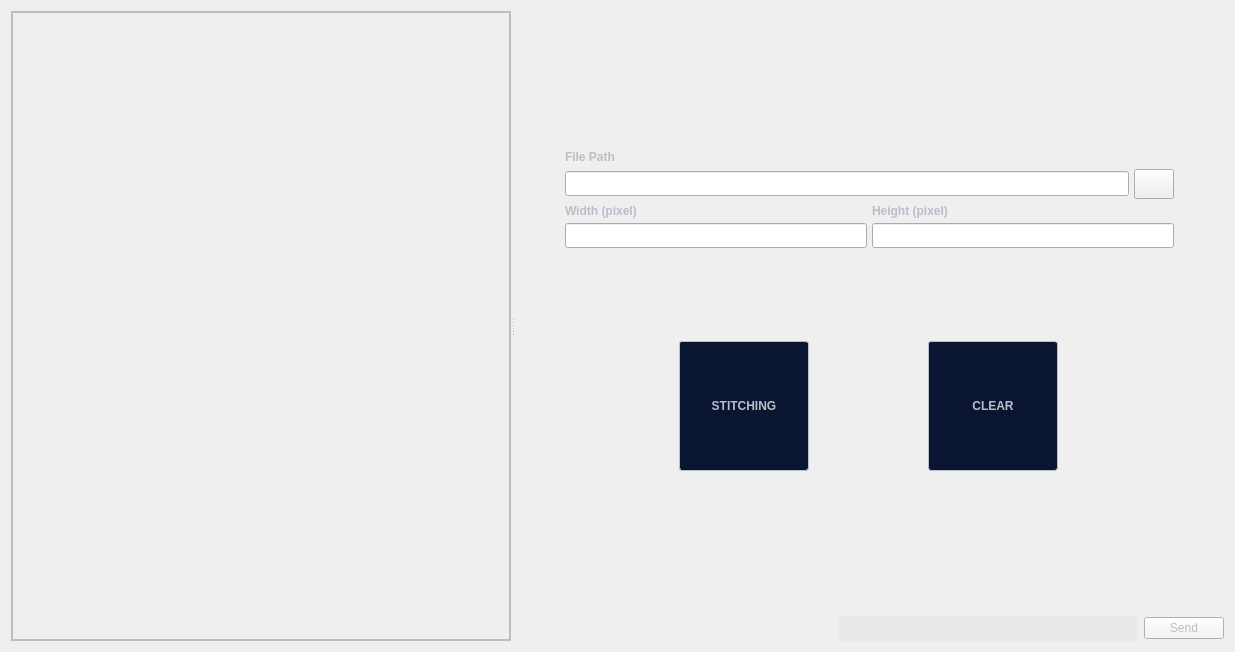
<?xml version="1.0" encoding="UTF-8"?>
<ui version="4.0">
 <class>Stitching</class>
 <widget class="QWidget" name="Stitching">
  <property name="geometry">
   <rect>
    <x>0</x>
    <y>0</y>
    <width>1235</width>
    <height>652</height>
   </rect>
  </property>
  <property name="windowTitle">
   <string>Form</string>
  </property>
  <property name="styleSheet">
   <string notr="true">QWidget{
color: rgb(184,191,200);
}</string>
  </property>
  <layout class="QGridLayout" name="gridLayout">
   <item row="0" column="0">
    <widget class="QSplitter" name="splitter">
     <property name="orientation">
      <enum>Qt::Horizontal</enum>
     </property>
     <widget class="QLabel" name="View_label">
      <property name="sizePolicy">
       <sizepolicy hsizetype="Minimum" vsizetype="Minimum">
        <horstretch>0</horstretch>
        <verstretch>0</verstretch>
       </sizepolicy>
      </property>
      <property name="minimumSize">
       <size>
        <width>500</width>
        <height>500</height>
       </size>
      </property>
      <property name="styleSheet">
       <string notr="true">QLabel{
color: rgb(184,191,200);
QLabel::setAlignment (Qt::AlignVCenter );
QLabel::setAlignment (Qt::AlignHCenter );
}</string>
      </property>
      <property name="frameShape">
       <enum>QFrame::WinPanel</enum>
      </property>
      <property name="frameShadow">
       <enum>QFrame::Plain</enum>
      </property>
      <property name="text">
       <string/>
      </property>
     </widget>
     <widget class="QWidget" name="">
      <layout class="QVBoxLayout" name="verticalLayout">
       <item>
        <layout class="QVBoxLayout" name="verticalLayout_6">
         <property name="spacing">
          <number>5</number>
         </property>
         <property name="sizeConstraint">
          <enum>QLayout::SetMinimumSize</enum>
         </property>
         <property name="leftMargin">
          <number>50</number>
         </property>
         <property name="topMargin">
          <number>50</number>
         </property>
         <property name="rightMargin">
          <number>50</number>
         </property>
         <property name="bottomMargin">
          <number>50</number>
         </property>
         <item>
          <spacer name="verticalSpacer_4">
           <property name="orientation">
            <enum>Qt::Vertical</enum>
           </property>
           <property name="sizeHint" stdset="0">
            <size>
             <width>20</width>
             <height>38</height>
            </size>
           </property>
          </spacer>
         </item>
         <item>
          <layout class="QVBoxLayout" name="verticalLayout_7">
           <item>
            <layout class="QVBoxLayout" name="verticalLayout_8">
             <item>
              <widget class="QLabel" name="label_4">
               <property name="font">
                <font>
                 <bold>true</bold>
                </font>
               </property>
               <property name="styleSheet">
                <string notr="true">QLabel{
color: rgb(184,191,200);
QLabel::setAlignment (Qt::AlignVCenter );
QLabel::setAlignment (Qt::AlignHCenter );
}</string>
               </property>
               <property name="text">
                <string>File Path</string>
               </property>
              </widget>
             </item>
             <item>
              <layout class="QHBoxLayout" name="horizontalLayout_4">
               <item>
                <widget class="QLineEdit" name="path_lineEdit_2">
                 <property name="sizePolicy">
                  <sizepolicy hsizetype="Expanding" vsizetype="Fixed">
                   <horstretch>0</horstretch>
                   <verstretch>0</verstretch>
                  </sizepolicy>
                 </property>
                 <property name="minimumSize">
                  <size>
                   <width>0</width>
                   <height>25</height>
                  </size>
                 </property>
                </widget>
               </item>
               <item>
                <widget class="QPushButton" name="path_pushButton_2">
                 <property name="enabled">
                  <bool>true</bool>
                 </property>
                 <property name="minimumSize">
                  <size>
                   <width>30</width>
                   <height>30</height>
                  </size>
                 </property>
                 <property name="maximumSize">
                  <size>
                   <width>50</width>
                   <height>50</height>
                  </size>
                 </property>
                 <property name="styleSheet">
                  <string notr="true">border-image:url(&quot;./path_pushbutton_icon.png&quot;)</string>
                 </property>
                 <property name="text">
                  <string/>
                 </property>
                </widget>
               </item>
              </layout>
             </item>
            </layout>
           </item>
           <item>
            <layout class="QHBoxLayout" name="horizontalLayout_5">
             <item>
              <layout class="QVBoxLayout" name="verticalLayout_9">
               <item>
                <widget class="QLabel" name="label_5">
                 <property name="minimumSize">
                  <size>
                   <width>35</width>
                   <height>0</height>
                  </size>
                 </property>
                 <property name="font">
                  <font>
                   <bold>true</bold>
                  </font>
                 </property>
                 <property name="styleSheet">
                  <string notr="true">QLabel{
color: rgb(184,191,200);
QLabel::setAlignment (Qt::AlignVCenter );
QLabel::setAlignment (Qt::AlignHCenter );
}</string>
                 </property>
                 <property name="text">
                  <string>Width (pixel)</string>
                 </property>
                </widget>
               </item>
               <item>
                <widget class="QLineEdit" name="width_lineEdit_2">
                 <property name="sizePolicy">
                  <sizepolicy hsizetype="Expanding" vsizetype="Minimum">
                   <horstretch>0</horstretch>
                   <verstretch>0</verstretch>
                  </sizepolicy>
                 </property>
                 <property name="minimumSize">
                  <size>
                   <width>0</width>
                   <height>25</height>
                  </size>
                 </property>
                 <property name="text">
                  <string/>
                 </property>
                </widget>
               </item>
              </layout>
             </item>
             <item>
              <layout class="QVBoxLayout" name="verticalLayout_10">
               <item>
                <widget class="QLabel" name="label_6">
                 <property name="font">
                  <font>
                   <bold>true</bold>
                  </font>
                 </property>
                 <property name="styleSheet">
                  <string notr="true">QLabel{
color: rgb(184,191,200);
QLabel::setAlignment (Qt::AlignVCenter );
QLabel::setAlignment (Qt::AlignHCenter );
}</string>
                 </property>
                 <property name="text">
                  <string>Height (pixel)</string>
                 </property>
                </widget>
               </item>
               <item>
                <widget class="QLineEdit" name="height_lineEdit_2">
                 <property name="sizePolicy">
                  <sizepolicy hsizetype="Expanding" vsizetype="Minimum">
                   <horstretch>0</horstretch>
                   <verstretch>0</verstretch>
                  </sizepolicy>
                 </property>
                 <property name="minimumSize">
                  <size>
                   <width>0</width>
                   <height>25</height>
                  </size>
                 </property>
                </widget>
               </item>
              </layout>
             </item>
            </layout>
           </item>
          </layout>
         </item>
         <item>
          <spacer name="verticalSpacer_5">
           <property name="orientation">
            <enum>Qt::Vertical</enum>
           </property>
           <property name="sizeHint" stdset="0">
            <size>
             <width>20</width>
             <height>68</height>
            </size>
           </property>
          </spacer>
         </item>
         <item>
          <layout class="QHBoxLayout" name="horizontalLayout_6">
           <item>
            <widget class="QPushButton" name="Stitching_pushButton">
             <property name="enabled">
              <bool>true</bool>
             </property>
             <property name="sizePolicy">
              <sizepolicy hsizetype="Minimum" vsizetype="Minimum">
               <horstretch>0</horstretch>
               <verstretch>0</verstretch>
              </sizepolicy>
             </property>
             <property name="minimumSize">
              <size>
               <width>130</width>
               <height>130</height>
              </size>
             </property>
             <property name="maximumSize">
              <size>
               <width>130</width>
               <height>130</height>
              </size>
             </property>
             <property name="font">
              <font>
               <bold>true</bold>
              </font>
             </property>
             <property name="contextMenuPolicy">
              <enum>Qt::DefaultContextMenu</enum>
             </property>
             <property name="acceptDrops">
              <bool>false</bool>
             </property>
             <property name="layoutDirection">
              <enum>Qt::LeftToRight</enum>
             </property>
             <property name="styleSheet">
              <string notr="true">QPushButton{
color: rgb(184,191,200);
background-color: rgb(10, 21, 49);
border: 1px solid rgb(184,191,200);
border-radius: 3px;
}
QPushButton:hover
{
border: 2px solid red;
background-color: rgb(103, 104, 114);
}</string>
             </property>
             <property name="text">
              <string>STITCHING</string>
             </property>
             <property name="shortcut">
              <string/>
             </property>
             <property name="autoDefault">
              <bool>false</bool>
             </property>
             <property name="default">
              <bool>false</bool>
             </property>
             <property name="flat">
              <bool>false</bool>
             </property>
            </widget>
           </item>
           <item>
            <widget class="QPushButton" name="Clear_pushButton_2">
             <property name="enabled">
              <bool>true</bool>
             </property>
             <property name="sizePolicy">
              <sizepolicy hsizetype="Minimum" vsizetype="Minimum">
               <horstretch>0</horstretch>
               <verstretch>0</verstretch>
              </sizepolicy>
             </property>
             <property name="minimumSize">
              <size>
               <width>130</width>
               <height>130</height>
              </size>
             </property>
             <property name="maximumSize">
              <size>
               <width>130</width>
               <height>130</height>
              </size>
             </property>
             <property name="font">
              <font>
               <bold>true</bold>
              </font>
             </property>
             <property name="contextMenuPolicy">
              <enum>Qt::DefaultContextMenu</enum>
             </property>
             <property name="acceptDrops">
              <bool>false</bool>
             </property>
             <property name="layoutDirection">
              <enum>Qt::LeftToRight</enum>
             </property>
             <property name="styleSheet">
              <string notr="true">QPushButton{
color: rgb(184,191,200);
background-color: rgb(10, 21, 49);
border: 1px solid rgb(184,191,200);
border-radius: 3px;
}
QPushButton:hover
{
border: 2px solid red;
background-color: rgb(103, 104, 114);
}</string>
             </property>
             <property name="text">
              <string>CLEAR</string>
             </property>
             <property name="shortcut">
              <string/>
             </property>
             <property name="autoDefault">
              <bool>false</bool>
             </property>
             <property name="default">
              <bool>false</bool>
             </property>
             <property name="flat">
              <bool>false</bool>
             </property>
            </widget>
           </item>
          </layout>
         </item>
         <item>
          <spacer name="verticalSpacer_6">
           <property name="orientation">
            <enum>Qt::Vertical</enum>
           </property>
           <property name="sizeHint" stdset="0">
            <size>
             <width>20</width>
             <height>38</height>
            </size>
           </property>
          </spacer>
         </item>
        </layout>
       </item>
       <item>
        <layout class="QHBoxLayout" name="horizontalLayout_8">
         <item>
          <spacer name="horizontalSpacer">
           <property name="orientation">
            <enum>Qt::Horizontal</enum>
           </property>
           <property name="sizeHint" stdset="0">
            <size>
             <width>468</width>
             <height>20</height>
            </size>
           </property>
          </spacer>
         </item>
         <item>
          <widget class="QLabel" name="send_label">
           <property name="sizePolicy">
            <sizepolicy hsizetype="Minimum" vsizetype="Minimum">
             <horstretch>0</horstretch>
             <verstretch>0</verstretch>
            </sizepolicy>
           </property>
           <property name="minimumSize">
            <size>
             <width>300</width>
             <height>25</height>
            </size>
           </property>
           <property name="maximumSize">
            <size>
             <width>300</width>
             <height>25</height>
            </size>
           </property>
           <property name="styleSheet">
            <string notr="true">background-color : rgba(230, 230, 230,150)</string>
           </property>
           <property name="frameShape">
            <enum>QFrame::NoFrame</enum>
           </property>
           <property name="text">
            <string/>
           </property>
           <property name="alignment">
            <set>Qt::AlignRight|Qt::AlignTrailing|Qt::AlignVCenter</set>
           </property>
          </widget>
         </item>
         <item>
          <widget class="QPushButton" name="Send_pushButton">
           <property name="sizePolicy">
            <sizepolicy hsizetype="Fixed" vsizetype="Fixed">
             <horstretch>0</horstretch>
             <verstretch>0</verstretch>
            </sizepolicy>
           </property>
           <property name="layoutDirection">
            <enum>Qt::LeftToRight</enum>
           </property>
           <property name="autoFillBackground">
            <bool>false</bool>
           </property>
           <property name="styleSheet">
            <string notr="true">background-color : rgb(245, 245, 245)</string>
           </property>
           <property name="text">
            <string>Send</string>
           </property>
           <property name="flat">
            <bool>false</bool>
           </property>
          </widget>
         </item>
        </layout>
       </item>
      </layout>
     </widget>
    </widget>
   </item>
  </layout>
 </widget>
 <resources/>
 <connections/>
</ui>
